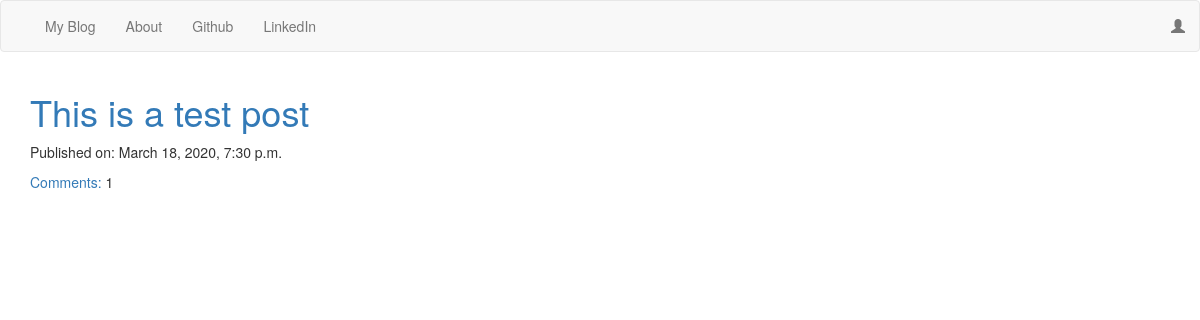
The page / on the database its author committed.
### blog/models.py (models this page shows, shortened)
class Post(models.Model):
    author = models.ForeignKey('auth.User', on_delete=models.CASCADE)
    title = models.CharField(max_length=200)
    text = models.TextField()
    created_date = models.DateTimeField(default=timezone.now)
    published_date = models.DateTimeField(blank=True, null=True)
    def approve_comment(self):
        return self.comments.filter(approved_comment=True)

### blog/views.py (the view)
# urls.py: path('', views.PostListView.as_view(), name='post_list'),
class PostListView(ListView):
    model = Post
    def get_queryset(self):
        return Post.objects.filter(published_date__lte=timezone.now()).order_by('-published_date')

### blog/templates/blog/post_list.html
{% extends "blog/base.html" %}
{% block content %}
<div class="centerstage">
    {% for post in post_list %}
        <div class="post">
            <h1><a href="{% url 'post_detail' pk=post.pk %}">{{ post.title }}</a></h1>
            <div class="date">
                <p>Published on: {{ post.published_date }}</p>
            </div>
            <a href="{% url 'post_detail' pk=post.pk %}">Comments:</a> {{ post.approve_comment.count }}
        </div>
    {% endfor %}
</div>
{% endblock %}

### rows shown on the page
Post: title "This is a test post", published_date "March 18, 2020, 7:30 p.m.", approve_comment.count "1"
